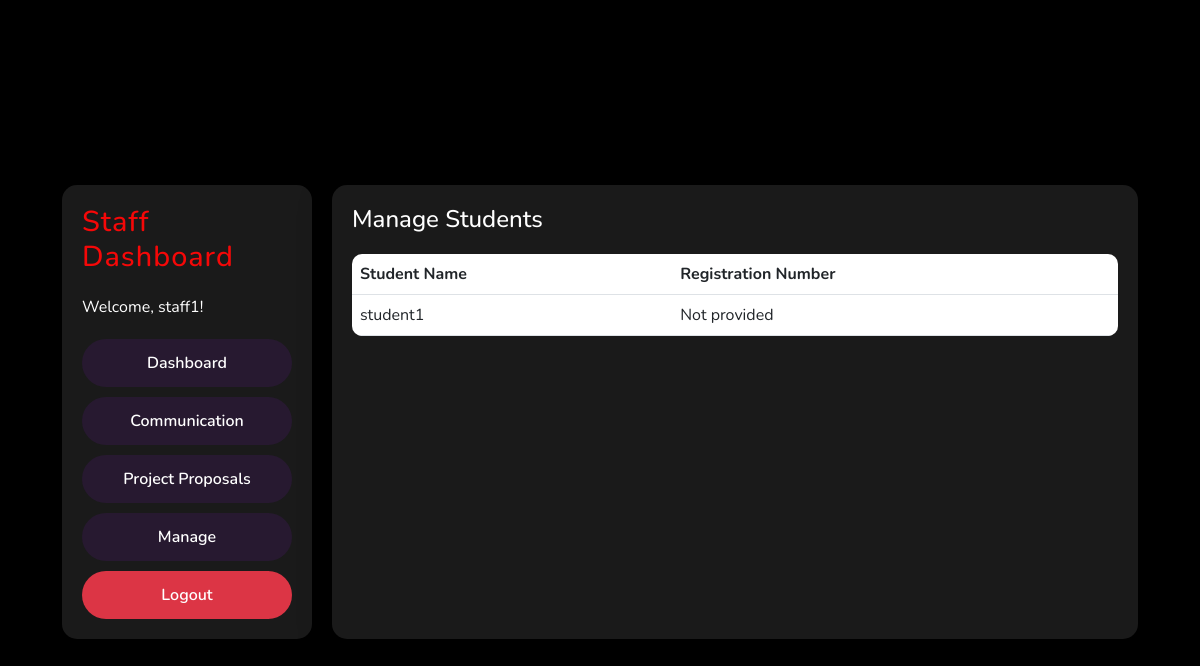
Screenshot of /staff/manage (signed in) with the database file from the repository.
### app.py (models this page shows, shortened)
class User(db.Model, UserMixin):
    id = db.Column(db.Integer, primary_key=True)
    username = db.Column(db.String(20), unique=True, nullable=False)
    password_hash = db.Column(db.String(128), nullable=False)
    role = db.Column(db.String(20), nullable=False)
    documents = db.relationship('Document', backref='uploader', foreign_keys='Document.user_id', lazy=True)
    staff_documents = db.relationship('Document', backref='staff', foreign_keys='Document.staff_id', lazy=True)
    full_name = db.Column(db.String(100))
    registration_number = db.Column(db.String(50))
    group_number = db.Column(db.String(20))
    group_members = db.Column(db.String(200))  # Store as a JSON string or comma-separated list
    assigned_staff_id = db.Column(db.Integer, db.ForeignKey('user.id'))  # Foreign key to assigned staff
    assigned_staff = db.relationship('User', remote_side=[id], foreign_keys=[assigned_staff_id])
    @property
    def password(self):
        raise AttributeError('Password is not readable.')

### app.py (the view)
@app.route('/staff/manage')
@login_required
def staff_manage():
    if current_user.role != 'Staff':
        flash('You do not have permission to access this page.', 'error')
        return redirect(url_for('home'))
    assigned_students = User.query.filter_by(assigned_staff_id=current_user.id, role='Student').all()
    return render_template('staff_manage.html', assigned_students=assigned_students)

### app.py (called while the page is built)
@login_manager.user_loader
def load_user(user_id):
    return User.query.get(int(user_id))

### templates/staff_manage.html
{% extends "base.html" %}
{% block content %}
<div class="dashboard-container">
    <div class="dashboard-nav">
        <h2>Staff Dashboard</h2>
        <p>Welcome, {{ current_user.username }}!</p>
        <div class="nav-options">
            <a href="{{ url_for('staff_dashboard') }}" class="nav-button">Dashboard</a>
            <a href="{{ url_for('staff_communication') }}" class="nav-button">Communication</a>
            <a href="{{ url_for('staff_project_proposals') }}" class="nav-button">Project Proposals</a>
            <a href="{{ url_for('staff_manage') }}" class="nav-button">Manage</a>
            <a href="{{ url_for('logout') }}" class="nav-button logout">Logout</a>
        </div>
    </div>
    <div class="dashboard-content">
        <h3>Manage Students</h3>
        <table class="table">
            <thead>
                <tr>
                    <th>Student Name</th>
                    <th>Registration Number</th>
                </tr>
            </thead>
            <tbody>
                {% for student in assigned_students %}
                <tr>
                    <td>{{ student.username }}</td>
                    <td>{{ student.registration_number or 'Not provided' }}</td>
                </tr>
                {% endfor %}
            </tbody>
        </table>
    </div>
</div>
{% endblock %}

### static/style.css (style rules this page uses)
* { margin: 0; padding: 0; box-sizing: border-box; font-family: 'Nunito', sans-serif; }
body { display: flex; align-items: center; justify-content: center; min-height: 100vh; width: 100%; padding: 0 10px; background: linear-gradient(135deg, #0c1be5 0%, #f60bd2 100%); }
body::before { content: ""; position: absolute; width: 100%; height: 100%; background: url("https://i.postimg.cc/mZXWsGXz/2151941514.jpg"), #000; background-position: center; background-size: cover; z-index: -1; }
h2 { font-size: 2.2rem; margin-bottom: 25px; color: #ffffff; letter-spacing: 1px; }
.logout { background-color: #dc3545; }
.dashboard-container { display: flex; gap: 20px; padding: 20px; }
.dashboard-nav { width: 250px; background: rgba(255, 255, 255, 0.1); border-radius: 15px; padding: 20px; backdrop-filter: blur(20px); -webkit-backdrop-filter: blur(20px); box-shadow: 0 8px 32px rgba(0, 0, 0, 0.37); }
.dashboard-nav h2 { font-size: 1.8rem; margin-bottom: 20px; color: #f50808; }
.dashboard-nav p { color: #ffffff; margin-bottom: 20px; }
.nav-options { display: flex; flex-direction: column; gap: 10px; }
.nav-button { background-color: #271930; color: #ffffff; font-weight: 600; border: none; padding: 12px 15px; cursor: pointer; border-radius: 25px; font-size: 16px; text-align: center; text-decoration: none; transition: all 0.3s ease; }
.dashboard-content { flex: 1; background: rgba(255, 255, 255, 0.1); border-radius: 15px; padding: 20px; backdrop-filter: blur(20px); -webkit-backdrop-filter: blur(20px); box-shadow: 0 8px 32px rgba(0, 0, 0, 0.37); }
.dashboard-content h3 { font-size: 1.5rem; margin-bottom: 20px; color: #ffffff; }
.table { width: 100%; border-collapse: collapse; margin-top: 20px; background: rgba(255, 255, 255, 0.1); border-radius: 10px; overflow: hidden; }
.table th, .table td { padding: 12px; text-align: left; color: #ffffff; }
.table th { background: rgba(255, 255, 255, 0.2); }

### rows the page displays
User: username "staff1"
User: username "student1", registration_number "Not provided"
